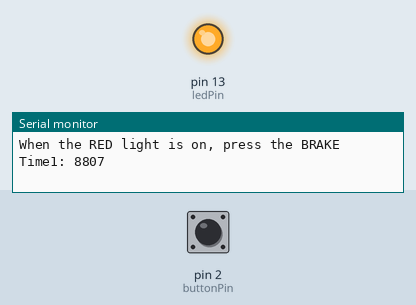
This sketch was run on a simulated Arduino Uno, built with avr-gcc and run on an emulated ATmega328P. Parts: output pins drawn as LEDs (lit = HIGH), the last lines printed to the serial monitor. The inputs (shaded band) are chosen by the test bench; at power-on: pin 2 (buttonPin) LOW. Random numbers use the default seed unless the sketch sets one.

Above: at 10.0 s.
10.1 s: pin 2 (buttonPin) pulled HIGH for 0.15 s
At 11.1 s:
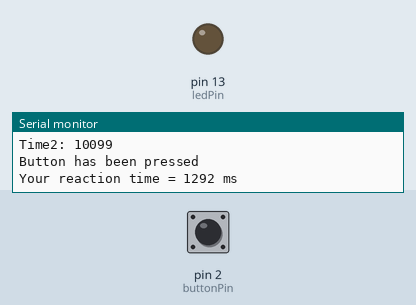
Timing chart, 0 to 13.1 s (numbered marks = the images above; inputs shaded):
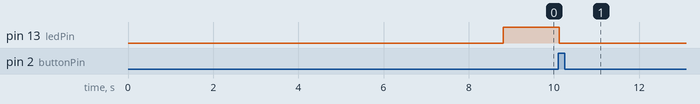

The sketch:

ReactionTime.ino
```cpp
// 宣告區
// 常數不變
const int buttonPin = 2; // 按鈕開關訊號插孔為 2 號
const int ledPin = 13;   // LED 插孔為 2 號
// 變數會改變
int buttonState = 0;         // 開關訊號狀態初值為零
int randomTime;              // 亂數時間
unsigned long time1;         // 時間 1(紅燈亮時)
unsigned long time2;         // 時間 2(啟動剎車時)
unsigned long reactionTime;  // 反應時間

void setup()
{
  pinMode(ledPin, OUTPUT);   // 設定 ledPin 為 OUTPUT
  pinMode(buttonPin, INPUT); // 設定 buttonPin 為 INPUT
  Serial.begin(9600);        // 設定序列埠監視幕
  // 隨機點亮 LED
  Serial.println("When the RED light is on, press the BRAKE"); // 印紅燈警語
  randomTime = random(1000, 10000);                            // 擷取亂數時間
  delay(randomTime);                                           // 延遲亂數時間
  digitalWrite(ledPin, HIGH);                                  // 向 ledPin 輸出 HIGH(點亮 LED)
  time1 = millis();                                            // 擷取亮燈時間存於 time1
  Serial.print("Time1: ");                                     // 印字 Time1:
  Serial.println(time1);                                       // 印變數 time1 之值
}

void loop()
{
  buttonState = digitalRead(buttonPin); // 讀取 buttonPin 狀態存於 buttonState
  // 起初為 LOW, 按下開關, buttonState 變為 HIGH:
  if (buttonState == HIGH)                     // 如果 buttonState 等於 HIGH(按下)
  {                                            // 如果執行區開頭
    Serial.print("buttonState = ");            // 印字
    Serial.println(buttonState);               // 印變數 buttonState 之值
    Serial.print("Time2: ");                   // 印字
    time2 = millis();                          // 擷取剎車時間存於 time2
    Serial.println(time2);                     // 印變數 time2 之值
    reactionTime = time2 - time1;              // 計算時間差存入 reactionTime
    Serial.println("Button has been pressed"); // //印字 開關已按
    Serial.print("Your reaction time = ");     // 印字
    Serial.print(reactionTime);                // 印變數 reactionTime 之值
    Serial.println(" ms");                     // 印字
    digitalWrite(ledPin, LOW);                 // 向 ledPin 輸出 LOW(LED 暗)
    delay(100000);                             // 延遲 10 分鐘 (任務完成，等待下次啟動)
  }                                            // 如果執行區結尾
}
```

Measured:
- after the input at 10.1 s, pin 13 (ledPin): HIGH → LOW at once
